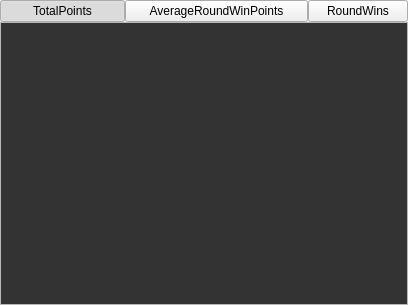
<?xml version="1.0" encoding="UTF-8"?>
<ui version="4.0">
 <class>TotalPointsWidget</class>
 <widget class="QWidget" name="TotalPointsWidget">
  <property name="geometry">
   <rect>
    <x>0</x>
    <y>0</y>
    <width>408</width>
    <height>305</height>
   </rect>
  </property>
  <property name="minimumSize">
   <size>
    <width>400</width>
    <height>0</height>
   </size>
  </property>
  <property name="windowTitle">
   <string>Form</string>
  </property>
  <layout class="QVBoxLayout" name="verticalLayout">
   <property name="spacing">
    <number>0</number>
   </property>
   <property name="leftMargin">
    <number>0</number>
   </property>
   <property name="topMargin">
    <number>0</number>
   </property>
   <property name="rightMargin">
    <number>0</number>
   </property>
   <property name="bottomMargin">
    <number>0</number>
   </property>
   <item>
    <layout class="QHBoxLayout" name="horizontalLayout">
     <item>
      <widget class="QPushButton" name="pushButtonTotalPoints">
       <property name="maximumSize">
        <size>
         <width>125</width>
         <height>16777215</height>
        </size>
       </property>
       <property name="text">
        <string>TotalPoints</string>
       </property>
       <property name="checkable">
        <bool>true</bool>
       </property>
       <property name="checked">
        <bool>true</bool>
       </property>
       <property name="flat">
        <bool>false</bool>
       </property>
       <attribute name="buttonGroup">
        <string notr="true">buttonGroup</string>
       </attribute>
      </widget>
     </item>
     <item>
      <widget class="QPushButton" name="pushButtonWinRoundPoints">
       <property name="text">
        <string>AverageRoundWinPoints</string>
       </property>
       <property name="checkable">
        <bool>true</bool>
       </property>
       <attribute name="buttonGroup">
        <string notr="true">buttonGroup</string>
       </attribute>
      </widget>
     </item>
     <item>
      <widget class="QPushButton" name="pushButtonRoundWins">
       <property name="maximumSize">
        <size>
         <width>100</width>
         <height>16777215</height>
        </size>
       </property>
       <property name="text">
        <string>RoundWins</string>
       </property>
       <property name="checkable">
        <bool>true</bool>
       </property>
       <attribute name="buttonGroup">
        <string notr="true">buttonGroup</string>
       </attribute>
      </widget>
     </item>
    </layout>
   </item>
   <item>
    <widget class="QStackedWidget" name="stackedWidget">
     <property name="currentIndex">
      <number>0</number>
     </property>
     <widget class="QWidget" name="page">
      <layout class="QVBoxLayout" name="verticalLayout_2">
       <property name="spacing">
        <number>0</number>
       </property>
       <property name="leftMargin">
        <number>0</number>
       </property>
       <property name="topMargin">
        <number>0</number>
       </property>
       <property name="rightMargin">
        <number>0</number>
       </property>
       <property name="bottomMargin">
        <number>0</number>
       </property>
       <item>
        <widget class="QTreeWidget" name="treeWidgetTotalPoints">
         <property name="palette">
          <palette>
           <active>
            <colorrole role="Base">
             <brush brushstyle="SolidPattern">
              <color alpha="255">
               <red>51</red>
               <green>51</green>
               <blue>51</blue>
              </color>
             </brush>
            </colorrole>
           </active>
           <inactive>
            <colorrole role="Base">
             <brush brushstyle="SolidPattern">
              <color alpha="255">
               <red>51</red>
               <green>51</green>
               <blue>51</blue>
              </color>
             </brush>
            </colorrole>
           </inactive>
           <disabled>
            <colorrole role="Base">
             <brush brushstyle="SolidPattern">
              <color alpha="255">
               <red>237</red>
               <green>237</green>
               <blue>237</blue>
              </color>
             </brush>
            </colorrole>
           </disabled>
          </palette>
         </property>
         <property name="focusPolicy">
          <enum>Qt::NoFocus</enum>
         </property>
         <property name="verticalScrollBarPolicy">
          <enum>Qt::ScrollBarAlwaysOff</enum>
         </property>
         <property name="horizontalScrollBarPolicy">
          <enum>Qt::ScrollBarAlwaysOff</enum>
         </property>
         <property name="columnCount">
          <number>3</number>
         </property>
         <attribute name="headerVisible">
          <bool>false</bool>
         </attribute>
         <column>
          <property name="text">
           <string notr="true">1</string>
          </property>
         </column>
         <column>
          <property name="text">
           <string notr="true">2</string>
          </property>
         </column>
         <column>
          <property name="text">
           <string notr="true">3</string>
          </property>
         </column>
        </widget>
       </item>
      </layout>
     </widget>
     <widget class="QWidget" name="page_2">
      <layout class="QVBoxLayout" name="verticalLayout_3">
       <property name="spacing">
        <number>0</number>
       </property>
       <property name="leftMargin">
        <number>0</number>
       </property>
       <property name="topMargin">
        <number>0</number>
       </property>
       <property name="rightMargin">
        <number>0</number>
       </property>
       <property name="bottomMargin">
        <number>0</number>
       </property>
       <item>
        <widget class="QTreeWidget" name="treeWidgetRoundWinPoints">
         <property name="columnCount">
          <number>4</number>
         </property>
         <attribute name="headerVisible">
          <bool>false</bool>
         </attribute>
         <column>
          <property name="text">
           <string notr="true">1</string>
          </property>
         </column>
         <column>
          <property name="text">
           <string notr="true">2</string>
          </property>
         </column>
         <column>
          <property name="text">
           <string notr="true">3</string>
          </property>
         </column>
         <column>
          <property name="text">
           <string notr="true">4</string>
          </property>
         </column>
        </widget>
       </item>
      </layout>
     </widget>
     <widget class="QWidget" name="page_3">
      <layout class="QVBoxLayout" name="verticalLayout_4">
       <property name="spacing">
        <number>0</number>
       </property>
       <property name="leftMargin">
        <number>0</number>
       </property>
       <property name="topMargin">
        <number>0</number>
       </property>
       <property name="rightMargin">
        <number>0</number>
       </property>
       <property name="bottomMargin">
        <number>0</number>
       </property>
       <item>
        <widget class="QTreeWidget" name="treeWidgetRoundWins">
         <property name="palette">
          <palette>
           <active>
            <colorrole role="Base">
             <brush brushstyle="SolidPattern">
              <color alpha="255">
               <red>51</red>
               <green>51</green>
               <blue>51</blue>
              </color>
             </brush>
            </colorrole>
           </active>
           <inactive>
            <colorrole role="Base">
             <brush brushstyle="SolidPattern">
              <color alpha="255">
               <red>51</red>
               <green>51</green>
               <blue>51</blue>
              </color>
             </brush>
            </colorrole>
           </inactive>
           <disabled>
            <colorrole role="Base">
             <brush brushstyle="SolidPattern">
              <color alpha="255">
               <red>237</red>
               <green>237</green>
               <blue>237</blue>
              </color>
             </brush>
            </colorrole>
           </disabled>
          </palette>
         </property>
         <property name="columnCount">
          <number>5</number>
         </property>
         <attribute name="headerVisible">
          <bool>false</bool>
         </attribute>
         <column>
          <property name="text">
           <string notr="true">1</string>
          </property>
         </column>
         <column>
          <property name="text">
           <string notr="true">2</string>
          </property>
         </column>
         <column>
          <property name="text">
           <string notr="true">3</string>
          </property>
         </column>
         <column>
          <property name="text">
           <string notr="true">4</string>
          </property>
         </column>
         <column>
          <property name="text">
           <string notr="true">5</string>
          </property>
         </column>
        </widget>
       </item>
      </layout>
     </widget>
    </widget>
   </item>
  </layout>
 </widget>
 <resources/>
 <connections/>
 <buttongroups>
  <buttongroup name="buttonGroup"/>
 </buttongroups>
</ui>
